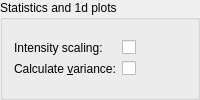
              <widget class="QGroupBox" name="groupBox_3">
               <property name="title">
                <string>Statistics and 1d plots</string>
               </property>
               <layout class="QGridLayout" name="gridLayout_8">
                <item row="0" column="0">
                 <layout class="QGridLayout" name="gridLayout_5">
                  <item row="0" column="1">
                   <widget class="QCheckBox" name="statsscaleCheckBox">
                    <property name="toolTip">
                     <string>statistics values 1d-plots with scaling</string>
                    </property>
                    <property name="text">
                     <string/>
                    </property>
                   </widget>
                  </item>
                  <item row="0" column="0">
                   <widget class="QLabel" name="statsscaleLabel">
                    <property name="toolTip">
                     <string>statistics values 1d-plots with scaling</string>
                    </property>
                    <property name="text">
                     <string>Intensity scaling:</string>
                    </property>
                    <property name="buddy">
                     <cstring>statsscaleCheckBox</cstring>
                    </property>
                   </widget>
                  </item>
                  <item row="1" column="1">
                   <widget class="QCheckBox" name="calcvarianceCheckBox">
                    <property name="toolTip">
                     <string>&lt;html&gt;&lt;head/&gt;&lt;body&gt;&lt;p&gt;calculate and show intensity variance of image pixels&lt;/p&gt;&lt;/body&gt;&lt;/html&gt;</string>
                    </property>
                    <property name="text">
                     <string/>
                    </property>
                   </widget>
                  </item>
                  <item row="1" column="0">
                   <widget class="QLabel" name="calcvarianceLabel">
                    <property name="toolTip">
                     <string>&lt;html&gt;&lt;head/&gt;&lt;body&gt;&lt;p&gt;calculate and show intensity variance of image pixels&lt;/p&gt;&lt;/body&gt;&lt;/html&gt;</string>
                    </property>
                    <property name="text">
                     <string>Calculate &amp;variance:</string>
                    </property>
                    <property name="buddy">
                     <cstring>calcvarianceCheckBox</cstring>
                    </property>
                   </widget>
                  </item>
                 </layout>
                </item>
               </layout>
              </widget>
